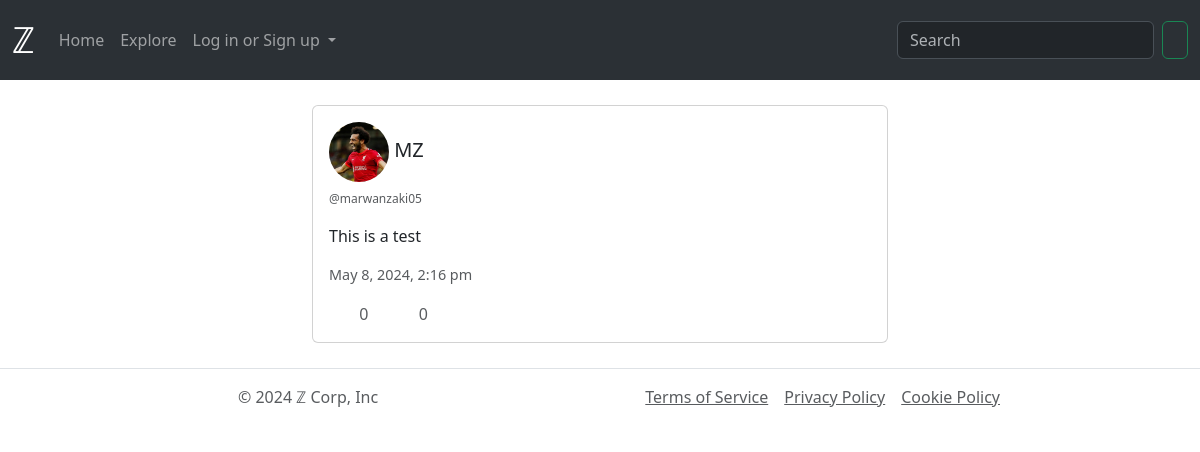
The page /post-page.php?id=726472045 on the database its author committed.
### tables this page shows
CREATE TABLE `Users` (
  `UUID` int(11) NOT NULL,
  `Username` text NOT NULL,
  `Hashed_password` text NOT NULL,
  `Display_name` text DEFAULT '',
  `About` text DEFAULT '',
  `Profile_pic` text DEFAULT 'images/profile_unkown.png',
  `Join_date` date NOT NULL DEFAULT current_timestamp(),
  `Mute_to` datetime DEFAULT NULL,
  `Ban_to` datetime DEFAULT NULL,
  `Role` enum('regular','moderator') NOT NULL DEFAULT 'regular'
);

CREATE TABLE `Post` (
  `PostID` int(11) NOT NULL,
  `Poster` int(11) NOT NULL,
  `Post_replied_to` int(11) DEFAULT NULL,
  `Post_type` enum('main','reply','quote') NOT NULL,
  `Content` text NOT NULL,
  `Post_date` datetime NOT NULL DEFAULT current_timestamp(),
  `Image` text DEFAULT NULL
);

### models/User.php (called while the page is built, shortened)
<?php
class User{
    static function RoleEnumFromString(string $str){
        switch($str) {
            case 'moderator':
                return RoleEnum::moderator;
        }
    }
    static function CreateFromArr(array $row){
        $user = new User;
        $user->UUID = $row["UUID"];
        $user->username = $row["Username"];
        $user->hashed_password = $row["Hashed_password"];
        $user->display_name = $row["Display_name"];
        $user->about = $row["About"];
        $user->profile_pic = $row["Profile_pic"];
        $user->join_date = DateTime::createFromFormat("Y-m-d", $row["Join_date"]);
        $user->mute_duration = is_null($row["Mute_to"]) ? null : DateTime::createFromFormat("Y-m-d G:i:s", $row["Mute_to"]);
        $user->ban_duration = is_null($row["Ban_to"]) ? null : DateTime::createFromFormat("Y-m-d G:i:s", $row["Ban_to"]);
        $user->role = User::RoleEnumFromString($row["Role"]);
        return $user;
    }
}
?>

### models/Post.php (called while the page is built, shortened)
<?php
class Post {
    static function PostTypeEnumFromString(string $str){
        switch($str) {
            case 'main':
                return PostTypeEnum::main;
        }
    }
    static function CreateFromArr(array $row,User $poster,Post|null $post_replied_to){
        $post=new Post;
        $post->post_id = $row["PostID"];
        $post->poster = $poster;
        $post->post_replied_to = $post_replied_to;
        $post->post_type = Post::PostTypeEnumFromString($row["Post_type"]);
        $post->content = $row["Content"];
        $post->date = DateTime::createFromFormat("Y-m-d G:i:s",$row["Post_date"]);
        $post->image = $row["Image"];
        return $post;
    }
}
?>

### controller-models/UserList.php (called while the page is built, shortened)
<?php
class LikesList extends UserList {
    function gatherList(mysqli $db){
        $users = [];
        $this->users = $users;
    }
}
class RepostsList extends UserList {
    function gatherList(mysqli $db){
        $users = [];
        $this->users = $users;
    }
}
?>

### views/post-small.php (the view, shortened to what this page needs)
<?php
$like_list = new LikesList;
$like_list->post = $post;
$like_list->gatherList($main_db);
$repost_list = new RepostsList;
$repost_list->post = $post;
$repost_list->gatherList($main_db);
?>
<div class="card tweet">
    <div class="card-body">
        <h5 class="card-title"><a href="userpage.php?username=<?= $post->poster->username ?>" class="text-decoration-none text-reset"><img src="<?= $post->poster->profile_pic ?>" class="rounded-circle pfp" alt="..."> <?= $post->poster->display_name ?></a></h5>
        <p class="card-text tweet-username"><a href="userpage.php?username=<?= $post->poster->username ?>" class="text-decoration-none text-reset">@<?= $post->poster->username ?></a></p>
        <p class="card-text"><a href="post-page.php?id=<?= $post->post_id ?>" class="text-decoration-none text-reset"><?= $post->content ?></a></p>
        <p class="card-text tweet-date"><?= date("F j, Y, g:i a", $post->date->getTimestamp()) ?></p>
        <span class="card-link">
            <button class="btn btn-link text-muted text-decoration-none" onclick="like(<?= $post->post_id ?>)"><i class="nf nf-fa-heart like-icon"></i></button>
            <a class="text-decoration-none text-muted" href="likes-list.php?id=<?= $post->post_id ?>"><?= count($like_list->users) ?></a>
        </span>
        <span class="card-link">
            <button class="btn btn-link text-muted text-decoration-none" onclick="retweet_id = <?= $post->post_id ?>" data-bs-toggle="modal" data-bs-target="#exampleModal"><i class="nf nf-fa-retweet rtwt-icon"></i></button>
            <a class="text-decoration-none text-muted" href="reposts-list.php?id=<?= $post->post_id ?>"><?= count($repost_list->users) ?></a>
        </span>
        <span class="card-link">
            <button class="btn btn-link text-muted text-decoration-none" onclick="bookmark(<?= $post->post_id ?>)"><i class="nf nf-fa-bookmark bkmrk-icon"></i></button>
        </span>
    </div>
</div>

### styles/main.css (style rules this page uses)
.tweet { max-width: 36rem; margin: 25px; width: 90vw; }
.pfp { object-fit: cover; width: 3em; height:3em; border-radius: 50%; }
.tweet-username { opacity:0.75; font-size:75%; }
.tweet-date { opacity:0.75; font-size:90%; }

### rows shown on the page
users: Profile_pic (picture), Display_name "MZ", Username "marwanzaki05"
post: Content "This is a test", Post_date "May 8, 2024, 2:16 pm"

### other values the page prints
count($like_list->users) "0"
count($repost_list->users) "0"
